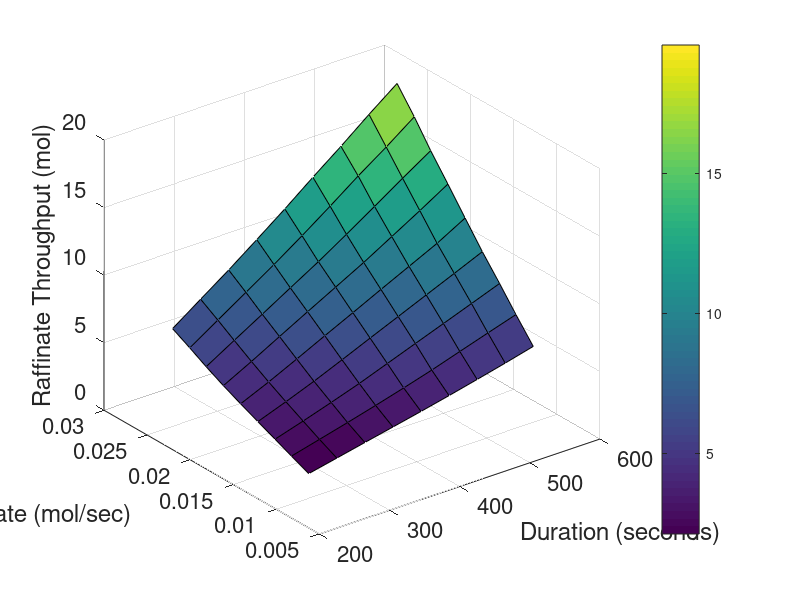

The MATLAB source for this figure: (Note: this script raises an error after producing the figure.)
% Initialize the script
close all
clear all
clc

% Define the ranges for the interaction variables
step_dur = [240 280 320 360 400 440 480 520 560];
mol_flow = [9.49E-03 1.15E-02 1.34E-02 ...
            1.54E-02 1.74E-02 1.94E-02 ...
            2.14E-02 2.33E-02 2.53E-02];

% Create a grid of values for the interaction variables
[X1, X2] = meshgrid(step_dur, mol_flow);

% Provide a matrix of the response data
response = [2.1194	2.5673	3.0179	3.4621	3.9112	4.3804	4.8719	5.3776	5.9114
            2.6791	3.2166	3.7583	4.3232	4.914	5.5316	6.2069	6.875	7.5323
            3.2367	3.8756	4.5492	5.2503	6.0279	6.8037	7.5777	8.355	9.1359
            3.803	4.5719	5.3846	6.2692	7.1733	8.0646	8.9606	9.8522	10.7563
            4.3889	5.3023	6.2968	7.3178	8.3194	9.3393	10.3414	11.3438	12.5143
            4.9986	6.0878	7.229	8.363	9.4807	10.6023	11.8151	13.0313	14.2955
            5.6684	6.9149	8.147	9.3947	10.6306	11.9536	13.3148	14.6974	16.0363
            6.3649	7.7214	9.0703	10.4264	11.8547	13.3389	14.8724	16.3105	17.8438
            7.0577	8.5324	9.9925	11.5354	13.1058	14.7482	16.333	17.9938	19.5807];

% Create the response surface plot
figure;
surf(X1, X2, response);
xlabel('Duration (seconds)');
ylabel('Feed Molar Flow Rate (mol/sec)');
zlabel('Raffinate Throughput (mol)');
set(gca,"FontSize",16);

%title('Raffinate Throughput (mol)');
hcb = colorbar;
hcb.FontSize = 16;
% hcb = colorbar;
% colorTitleHandle = get(hcb,'Title');
% titleString = 'Raffinate Throughput (mol)';
% set(colorTitleHandle ,'String',titleString);

% Adjust plot appearance
colormap('jet');
shading('interp');